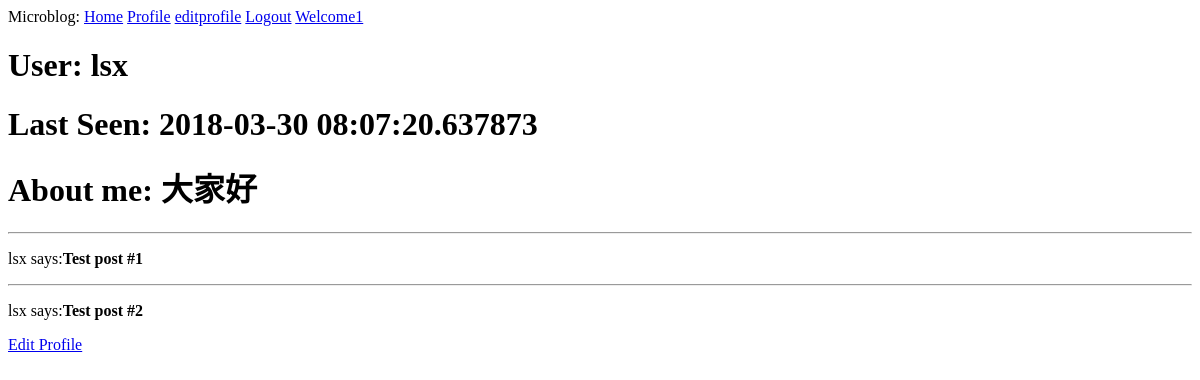
The app's page /user/lsx (signed in), older data.
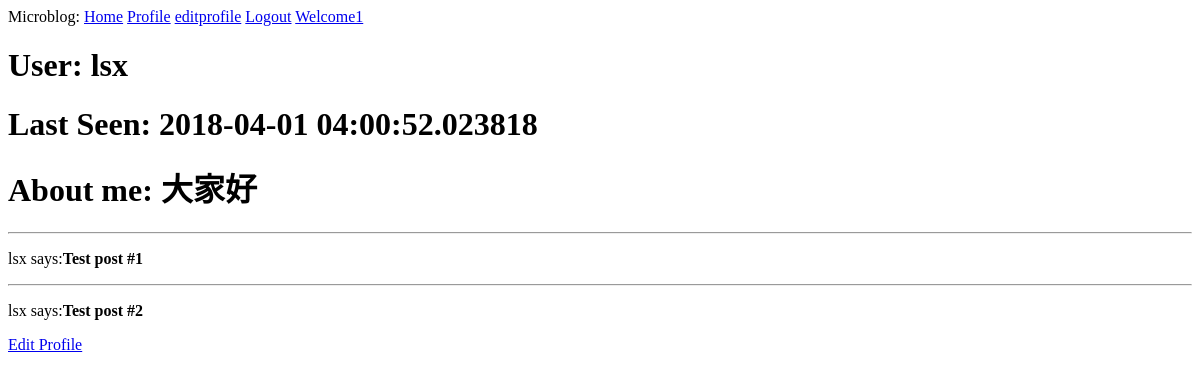
The same page, newer data.
### app_package/models.py (models this page shows, shortened)
class User(UserMixin,db.Model):
    id = db.Column(db.Integer, primary_key=True)
    username = db.Column(db.String(50), index=True, unique=True)
    email = db.Column(db.String(50), index=True, unique=True)
    password_hash = db.Column(db.String(50), index=True, unique=True)
    aboutme = db.Column(db.String(400))
    last_seen = db.Column(db.DateTime, default=datetime.utcnow)
    posts = db.relationship('Post', backref='author', lazy='dynamic')
    followed = db.relationship("User",secondary=followers,
        primaryjoin=(followers.c.follower_id==id),
        secondaryjoin=(followers.c.followed_id==id),
        backref=db.backref("followers",lazy="dynamic"), lazy='dynamic')
    '''
        判断是否关注
    '''
    '''
       关注用户
    '''
    '''
        取消关注
    '''
    '''
        获取关注用户以及自己的文章，发布时间倒序排列
    '''

### app_package/route.py (the view)
@app.route("/user/<username>")
def user(username):
    u = User.query.filter_by(username=username).first_or_404();
    posts = [
        {'author': u, 'body': 'Test post #1'},
        {'author': u, 'body': 'Test post #2'}
    ]
    return render_template("user.html", title="user", posts=posts, user=u)

### app_package/models.py (called while the page is built)
@login.user_loader
def get_user(ident):
  return User.query.get(int(ident))

### app_package/route.py (called while the page is built)
@app.before_request
def before_request():
    if current_user.is_authenticated:
        current_user.last_seen = datetime.utcnow()
        db.session.commit()

### app_package/templates/user.html
{% extends "base.html" %}
{% block content %}
    <h1>User: {{user.username}}</h1>
    {% if user.last_seen %}
     <h1>Last Seen: {{user.last_seen}}</h1>
    {% endif %}
    {% if user.aboutme %}
     <h1>About me: {{user.aboutme}}</h1>
    {% endif %}
    {% for post in posts %}
        <hr>
        <p>
            {{post.author.username}} says:<b>{{post.body}}</b>
        </p>
    {% endfor %}
    {% if current_user == user %}
        <a href="{{url_for('edit_profile')}}">Edit Profile</a>
    {% elif not current_user.is_following(user) %}
        <a href="{{url_for('follow',username=user.username)}}">Follow</a>
    {% else %}
        <a href="{{url_for('unfollow',username=user.username)}}">Unfollow</a>
    {% endif %}
{% endblock %}

### app_package/templates/base.html (shortened to what this page needs)
<!DOCTYPE html>
<html>
<head>
</head>
<body>
<div>Microblog:
    <a href="{{url_for('hello')}}">Home</a>
    {% if current_user.is_anonymous %}
        <a href="{{url_for('login')}}">Login</a>
    {% else %}
        <a href="{{ url_for('user', username=current_user.username) }}">Profile</a>
        <a href="{{url_for('edit_profile')}}">editprofile</a>
        <a href="{{url_for('logout')}}">Logout</a>
    {% endif %}
    <a href="/welcome?name=strange">Welcome1</a>
</div>
{% block content %}
{% endblock %}
</body>
</html>

Row changes from the older to the newer data that the page shows:
changed User "lsx": last_seen "2018-03-30 08:07:20.637873" → "2018-04-01 04:00:52.023818"
